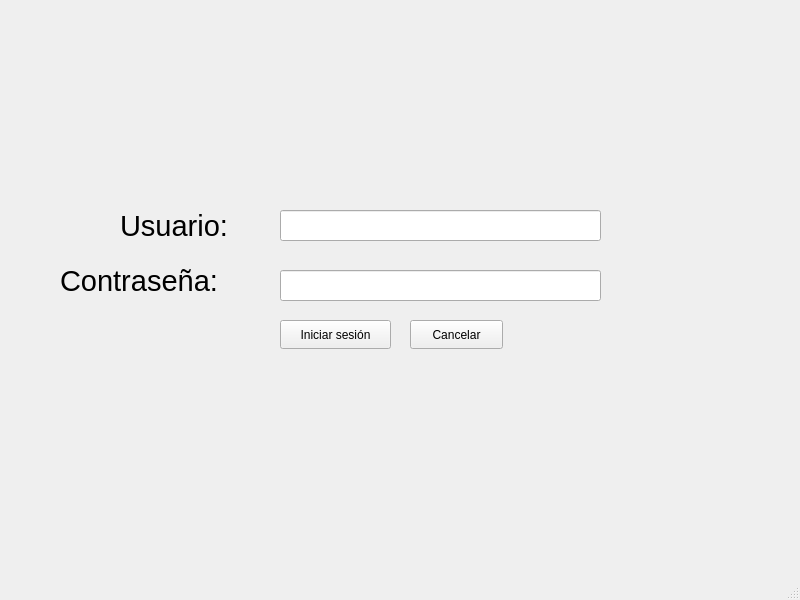
<?xml version="1.0" encoding="UTF-8"?>
<ui version="4.0">
 <class>MainWindow</class>
 <widget class="QMainWindow" name="MainWindow">
  <property name="geometry">
   <rect>
    <x>0</x>
    <y>0</y>
    <width>800</width>
    <height>600</height>
   </rect>
  </property>
  <property name="windowTitle">
   <string>MainWindow</string>
  </property>
  <widget class="QWidget" name="centralwidget">
   <widget class="QLabel" name="label">
    <property name="geometry">
     <rect>
      <x>120</x>
      <y>210</y>
      <width>141</width>
      <height>31</height>
     </rect>
    </property>
    <property name="font">
     <font>
      <pointsize>22</pointsize>
     </font>
    </property>
    <property name="lineWidth">
     <number>1</number>
    </property>
    <property name="midLineWidth">
     <number>-2</number>
    </property>
    <property name="text">
     <string>Usuario:</string>
    </property>
   </widget>
   <widget class="QLabel" name="label_2">
    <property name="geometry">
     <rect>
      <x>60</x>
      <y>260</y>
      <width>201</width>
      <height>41</height>
     </rect>
    </property>
    <property name="font">
     <font>
      <pointsize>22</pointsize>
     </font>
    </property>
    <property name="text">
     <string>Contraseña:</string>
    </property>
   </widget>
   <widget class="QLineEdit" name="lineEdit_User">
    <property name="geometry">
     <rect>
      <x>280</x>
      <y>210</y>
      <width>321</width>
      <height>31</height>
     </rect>
    </property>
    <property name="font">
     <font>
      <pointsize>14</pointsize>
     </font>
    </property>
   </widget>
   <widget class="QLineEdit" name="lineEdit_Password">
    <property name="geometry">
     <rect>
      <x>280</x>
      <y>270</y>
      <width>321</width>
      <height>31</height>
     </rect>
    </property>
    <property name="font">
     <font>
      <pointsize>14</pointsize>
     </font>
    </property>
   </widget>
   <widget class="QPushButton" name="login">
    <property name="geometry">
     <rect>
      <x>280</x>
      <y>320</y>
      <width>111</width>
      <height>29</height>
     </rect>
    </property>
    <property name="text">
     <string>Iniciar sesión</string>
    </property>
   </widget>
   <widget class="QPushButton" name="cancel">
    <property name="geometry">
     <rect>
      <x>410</x>
      <y>320</y>
      <width>93</width>
      <height>29</height>
     </rect>
    </property>
    <property name="text">
     <string>Cancelar</string>
    </property>
   </widget>
  </widget>
  <widget class="QMenuBar" name="menubar">
   <property name="geometry">
    <rect>
     <x>0</x>
     <y>0</y>
     <width>800</width>
     <height>26</height>
    </rect>
   </property>
  </widget>
  <widget class="QStatusBar" name="statusbar"/>
 </widget>
 <resources/>
 <connections/>
</ui>
